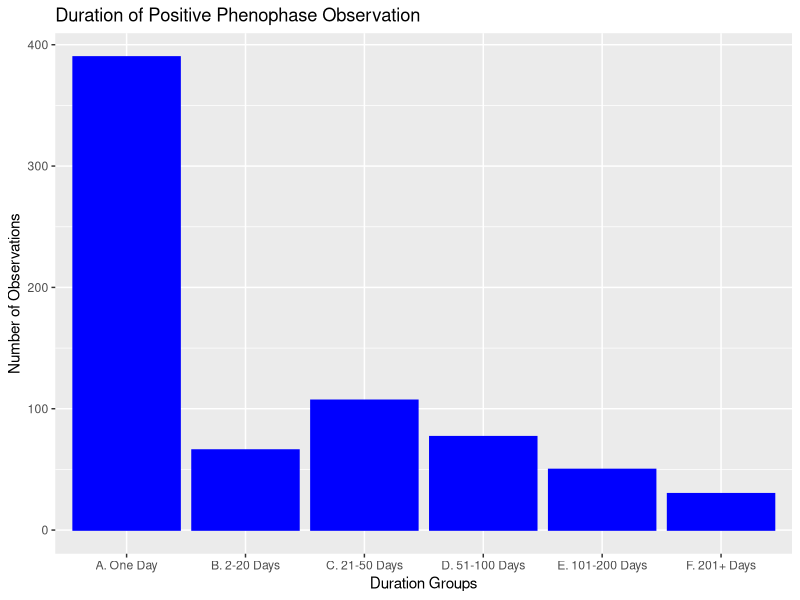
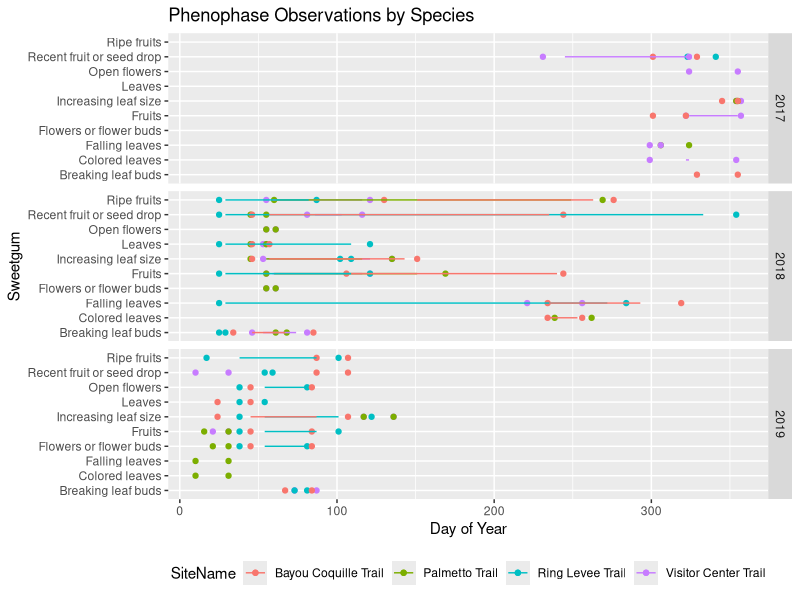
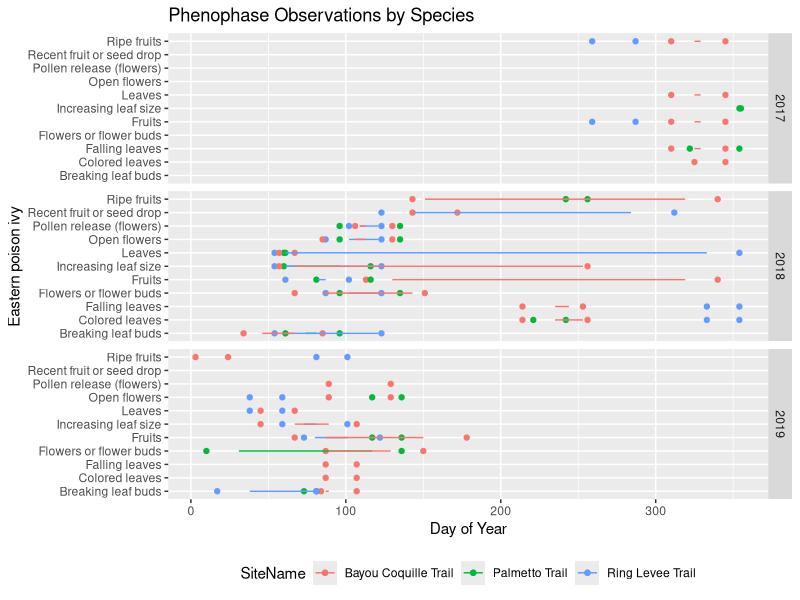
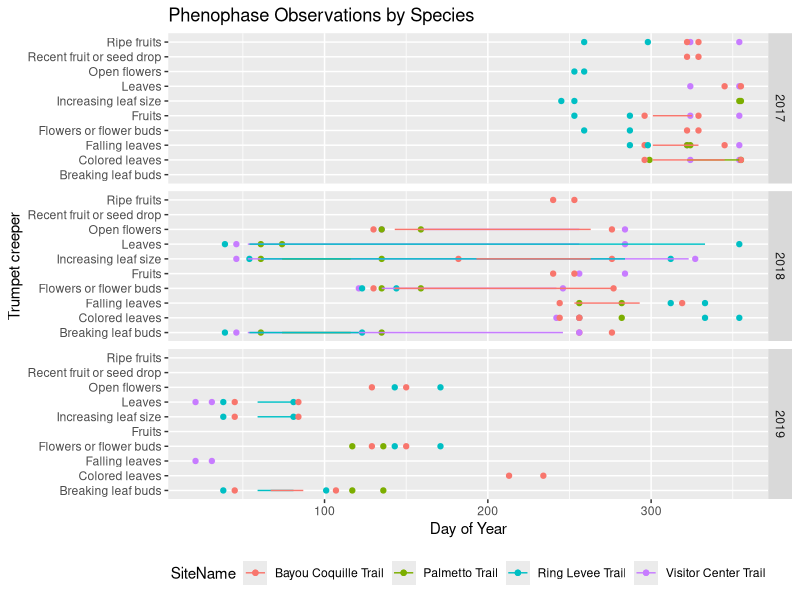
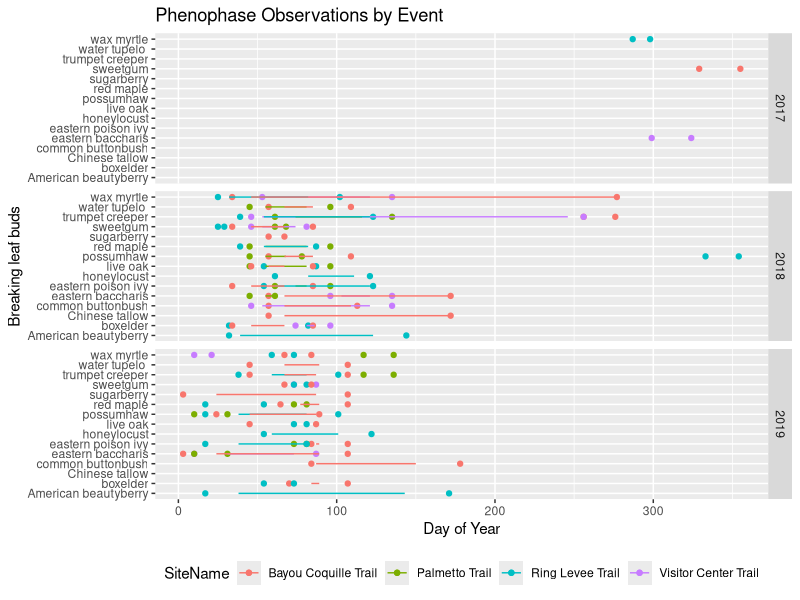
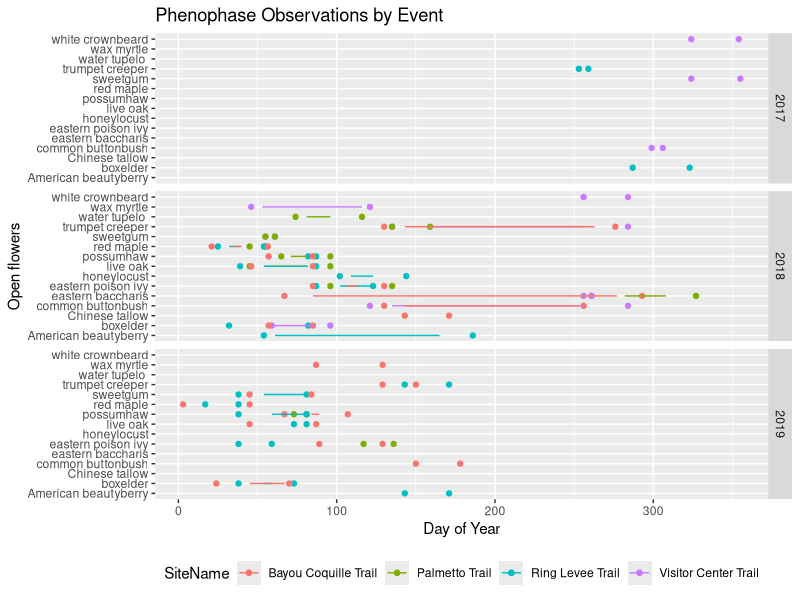
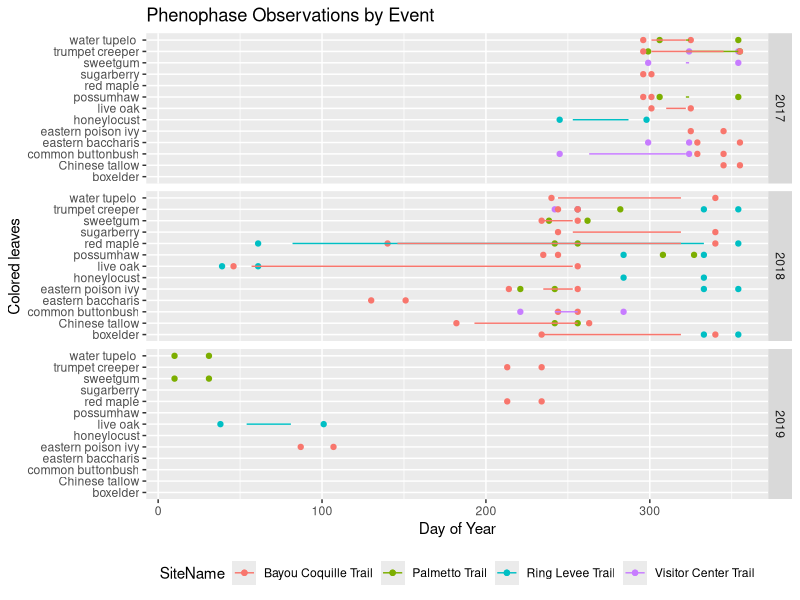
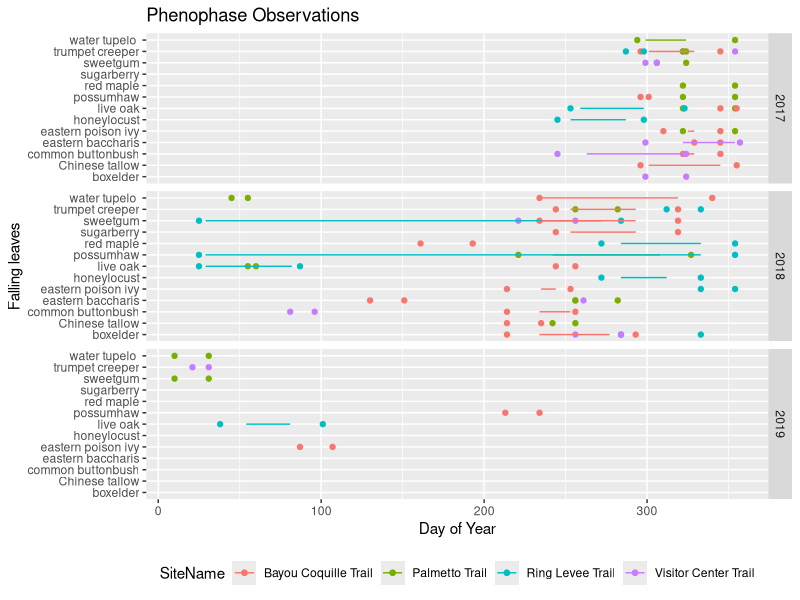

Write the R code that produced these figures, in order.
## ---- chunk 1
knitr::opts_chunk$set(cache=TRUE)
knitr::opts_knit$set(root.dir = "C:/Users/Pratheeba/UNO/DatatoDecisions/PartsPerMillion/RPlot") 
## ---- chunk 2
JeanFinalDataSet <- read.csv("JeanFinalDataSet.csv")
## ---- chunk 3

library(ggplot2)

ggplot(JeanFinalDataSet,aes(x=YesDurationGroup)) + 
  
  geom_bar(color="blue",fill="blue") + 
  
  labs(title="Duration of Positive Phenophase Observation", y="Number of Observations",x="Duration Groups")
## ---- chunk 4

library(ggplot2)
library(dplyr)

PlotData <- filter(JeanFinalDataSet, SpeciesDesc == "sweetgum")
ggplot(PlotData,aes(x=FirstNo, y=PhenophaseDesc, color=SiteName)) +
geom_point(aes(x=LastNo, y=PhenophaseDesc)) +
geom_point(aes(x=FirstNo, y=PhenophaseDesc)) +
geom_segment(aes(x=FirstYes, xend=LastYes, yend=PhenophaseDesc)) +
facet_grid(rows=vars(Year)) +
labs(x="Day of Year",y="Sweetgum",title="Phenophase Observations by Species") +
theme(legend.position="bottom")

## ---- chunk 5

library(ggplot2)
library(dplyr)

PlotData <- filter(JeanFinalDataSet, SpeciesDesc == "eastern poison ivy")
ggplot(PlotData,aes(x=FirstNo, y=PhenophaseDesc, color=SiteName)) +
geom_point(aes(x=LastNo, y=PhenophaseDesc)) +
geom_point(aes(x=FirstNo, y=PhenophaseDesc)) +
geom_segment(aes(x=FirstYes, xend=LastYes, yend=PhenophaseDesc)) +
facet_grid(rows=vars(Year)) +
labs(x="Day of Year",y="Eastern poison ivy",title="Phenophase Observations by Species") +
theme(legend.position="bottom")

## ---- chunk 6

library(ggplot2)
library(dplyr)

PlotData <- filter(JeanFinalDataSet, SpeciesDesc == "trumpet creeper")
ggplot(PlotData,aes(x=FirstNo, y=PhenophaseDesc, color=SiteName)) +
geom_point(aes(x=LastNo, y=PhenophaseDesc)) +
geom_point(aes(x=FirstNo, y=PhenophaseDesc)) +
geom_segment(aes(x=FirstYes, xend=LastYes, yend=PhenophaseDesc)) +
facet_grid(rows=vars(Year)) +
labs(x="Day of Year",y="Trumpet creeper",title="Phenophase Observations by Species") +
theme(legend.position="bottom")

## ---- chunk 7

library(ggplot2)
library(dplyr)

PlotData <- filter(JeanFinalDataSet, PhenophaseDesc == "Breaking leaf buds")
ggplot(PlotData,aes(x=FirstNo, y=SpeciesDesc, color=SiteName)) +
geom_point(aes(x=LastNo, y=SpeciesDesc)) +
geom_point(aes(x=FirstNo, y=SpeciesDesc)) +
geom_segment(aes(x=FirstYes, xend=LastYes, yend=SpeciesDesc)) +
facet_grid(rows=vars(Year)) +
labs(x="Day of Year",y="Breaking leaf buds",title="Phenophase Observations by Event") +
theme(legend.position="bottom")

## ---- chunk 8

library(ggplot2)
library(dplyr)

PlotData <- filter(JeanFinalDataSet, PhenophaseDesc == "Open flowers")
ggplot(PlotData,aes(x=FirstNo, y=SpeciesDesc, color=SiteName)) +
geom_point(aes(x=LastNo, y=SpeciesDesc)) +
geom_point(aes(x=FirstNo, y=SpeciesDesc)) +
geom_segment(aes(x=FirstYes, xend=LastYes, yend=SpeciesDesc)) +
facet_grid(rows=vars(Year)) +
labs(x="Day of Year",y="Open flowers",title="Phenophase Observations by Event") +
theme(legend.position="bottom")

## ---- chunk 9

library(ggplot2)
library(dplyr)

PlotData <- filter(JeanFinalDataSet, PhenophaseDesc == "Colored leaves")
ggplot(PlotData,aes(x=FirstNo, y=SpeciesDesc, color=SiteName)) +
geom_point(aes(x=LastNo, y=SpeciesDesc)) +
geom_point(aes(x=FirstNo, y=SpeciesDesc)) +
geom_segment(aes(x=FirstYes, xend=LastYes, yend=SpeciesDesc)) +
facet_grid(rows=vars(Year)) +
labs(x="Day of Year",y="Colored leaves",title="Phenophase Observations by Event") +
theme(legend.position="bottom")

## ---- chunk 10

library(ggplot2)
library(dplyr)

PlotData <- filter(JeanFinalDataSet, PhenophaseDesc == "Falling leaves")
ggplot(PlotData,aes(x=FirstNo, y=SpeciesDesc, color=SiteName)) +
geom_point(aes(x=LastNo, y=SpeciesDesc)) +
geom_point(aes(x=FirstNo, y=SpeciesDesc)) +
geom_segment(aes(x=FirstYes, xend=LastYes, yend=SpeciesDesc)) +
facet_grid(rows=vars(Year)) +
labs(x="Day of Year",y="Falling leaves",title="Phenophase Observations") +
theme(legend.position="bottom")

